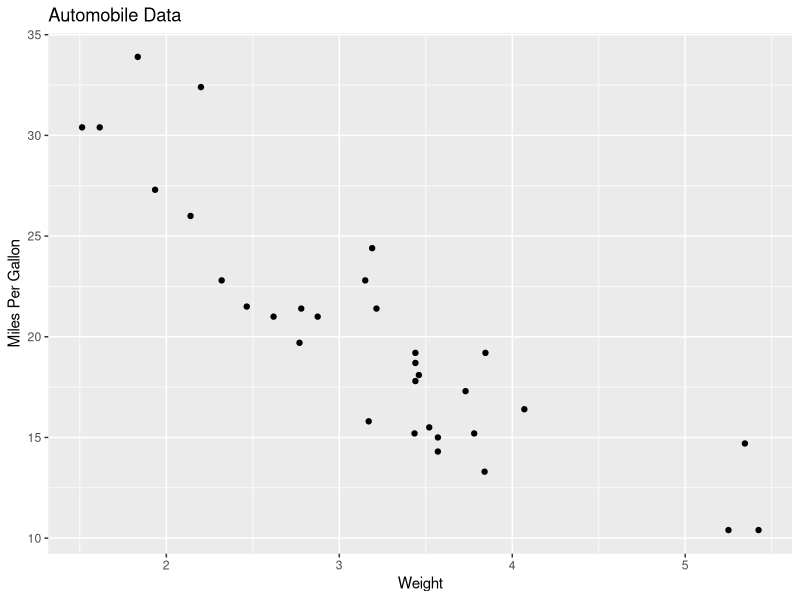
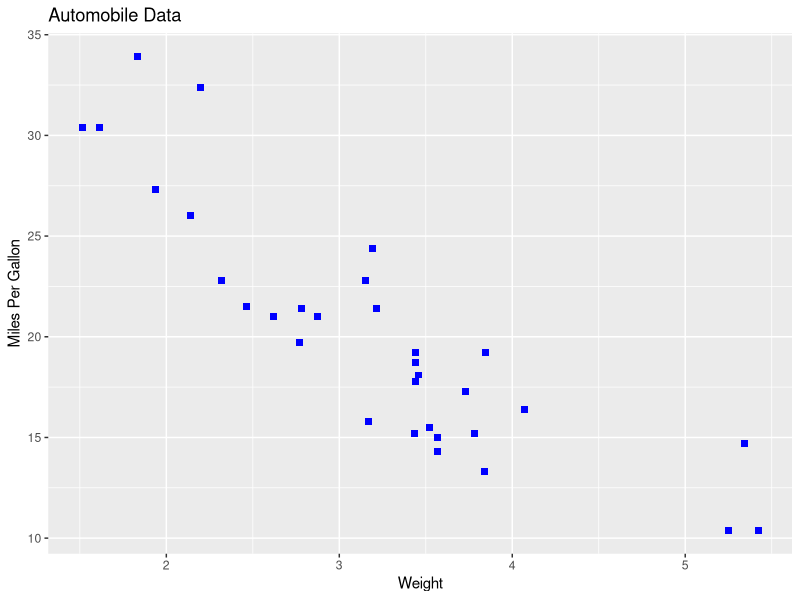
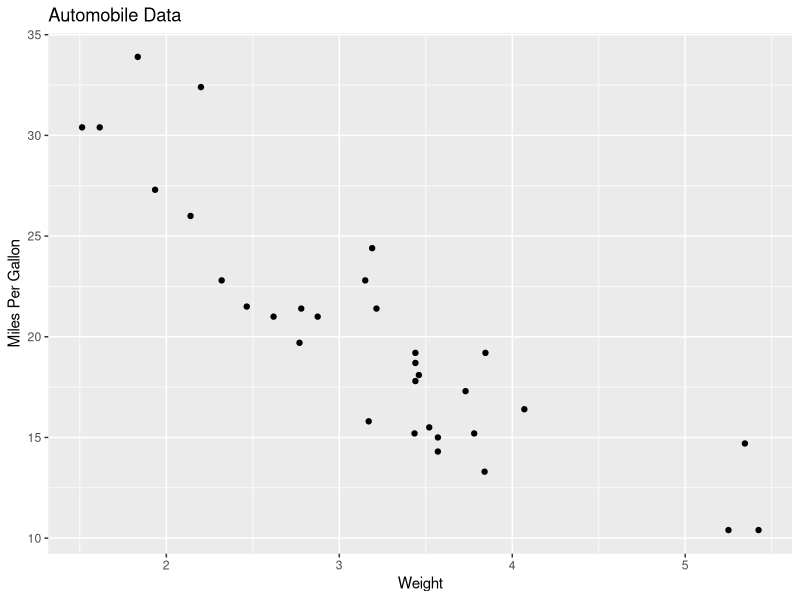
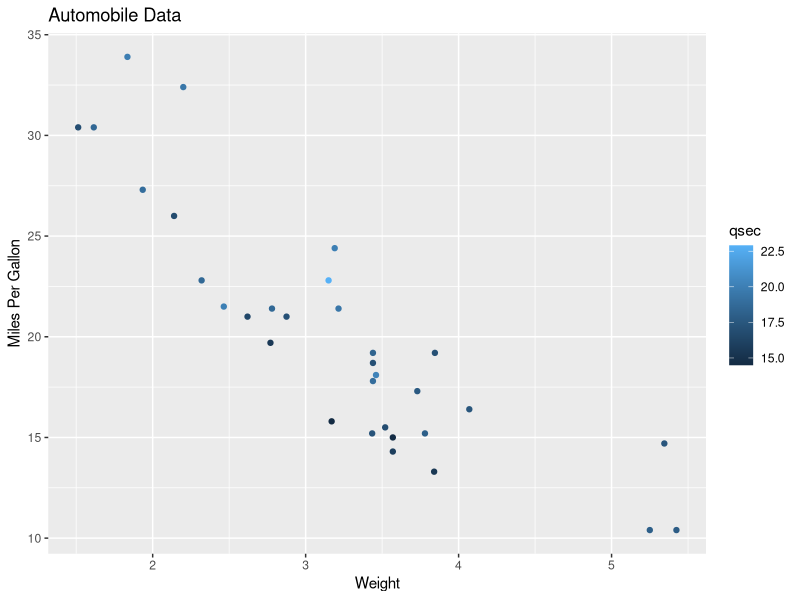
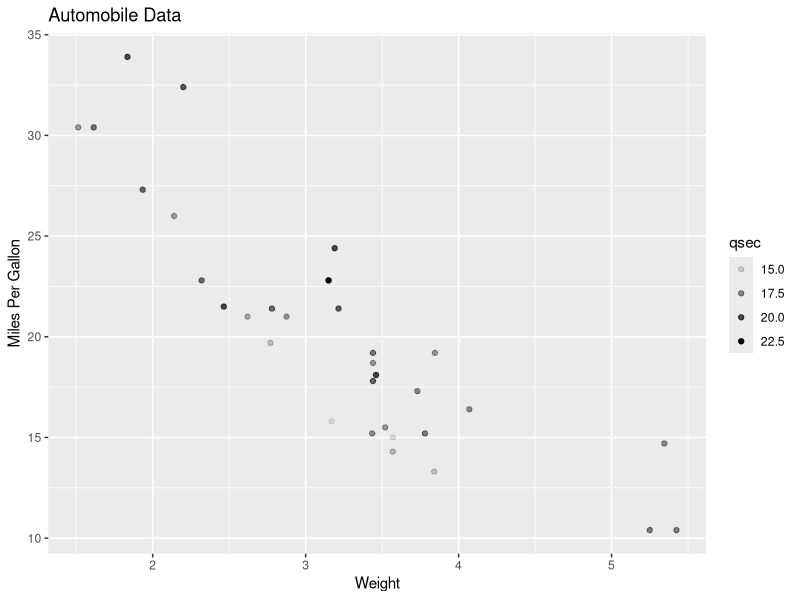
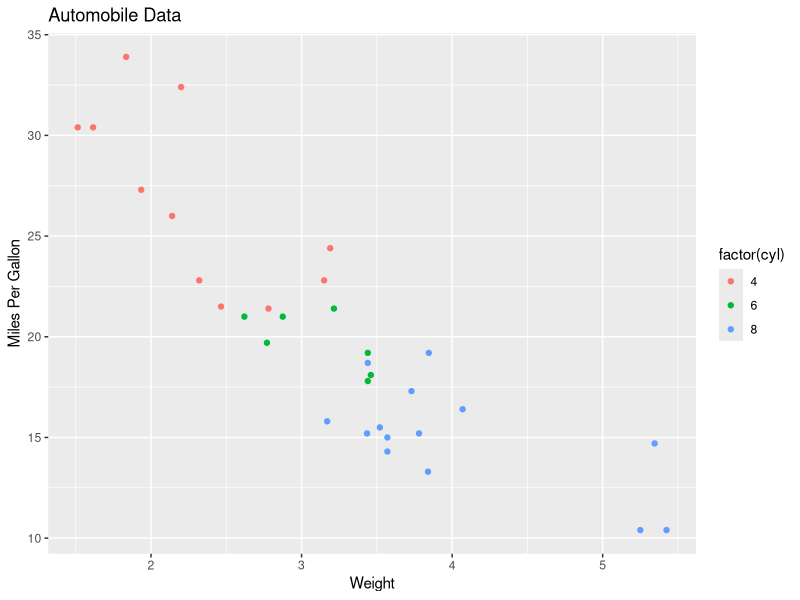
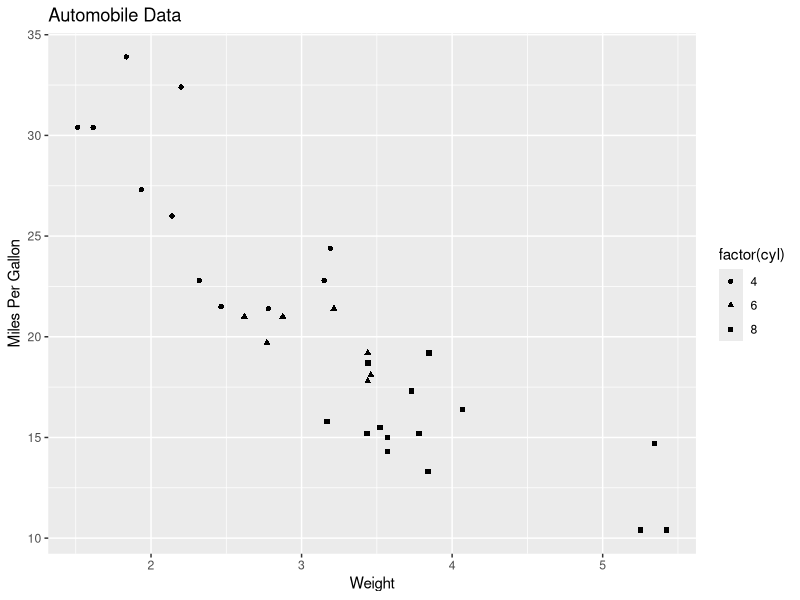
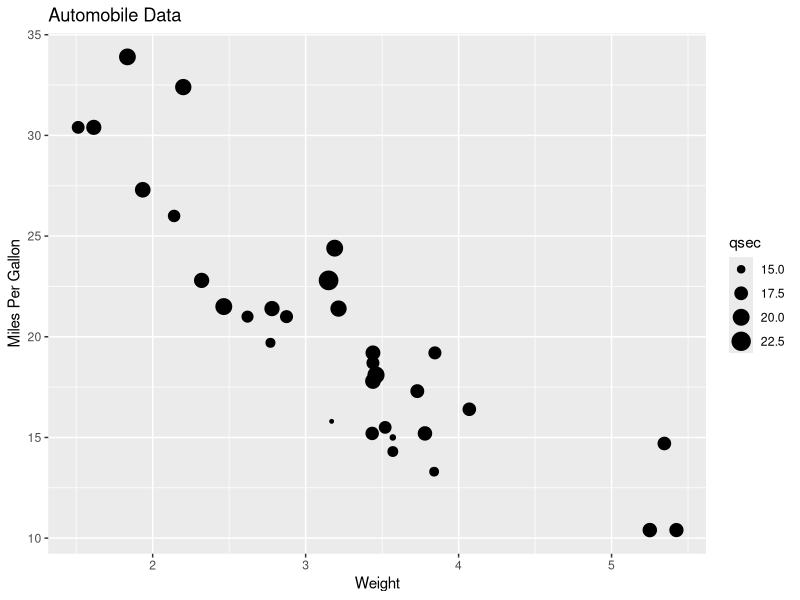

These figures' R source, in order:

#---------------------------------------------------------------------------------#
                                    
                                    # ggplot2

#---------------------------------------------------------------------------------#

#Install below package before you Start

#install.packages('ggplot2')
#install.packages('car')
#install.packages('gridExtra')

#Load Packages
library(ggplot2)
library(lattice)
library(car)
library(gridExtra)

#Example
ggplot(data=mtcars, aes(x=wt,y=mpg)) +
  geom_point() +
  labs(title="Automobile Data", x="Weight", y="Miles Per Gallon")

#Example
ggplot(data=mtcars, aes(x=wt,y=mpg)) +
  geom_point(pch=15, color="blue", size=2) +
  labs(title="Automobile Data", x="Weight", y="Miles Per Gallon")

#Example
p<- ggplot(data=mtcars, aes(x=wt,y=mpg)) +
  labs(title="Automobile Data", x="Weight", y="Miles Per Gallon")

#Basic
p + geom_point()

# Add aesthetic mappings
p + geom_point(aes(colour=qsec))
p + geom_point(aes(alpha=qsec))
p + geom_point(aes(colour= factor(cyl)))
p + geom_point(aes(shape= factor(cyl)))
p + geom_point(aes(size= qsec))
